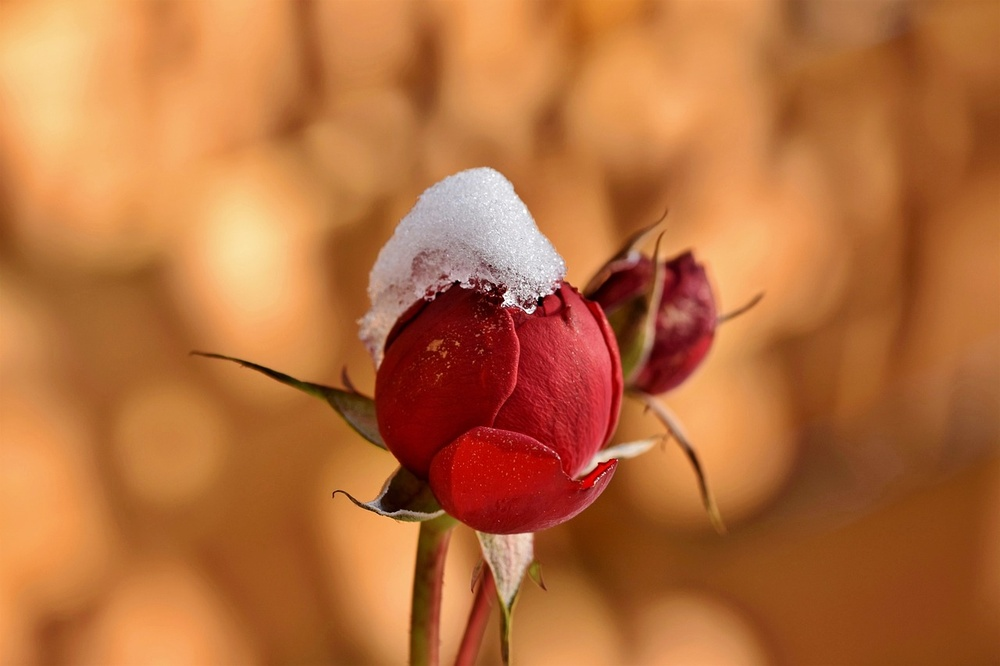
#> input picture @GETTING STARTED WITH OPENCV/reading_displaying_write_image_using_opencv/Python/test.jpg, 1000 x 666 px, shrunk from 1280 x 853 before the run
$ jupyter execute --allow-errors reading_displaying_images.ipynb
#> lines starting #> are read from the running program, lines starting #| are printed output that depends on the picture
## Reading an Image

The python libraries cv2 needed to be imported before reading an image.

[cell 1]
import cv2 # Import the OpenCV python library
from matplotlib import pyplot as plt
import requests
import numpy as np

[cell 2]
url = "https://cdn.pixabay.com/photo/2021/02/12/02/01/rosebud-6006985_1280.jpg"
#> (the rest of this cell did not finish here and is left out)

The function `cv2.imread()` is used to read an image. This function takes 2 arguments. The first argument is the image path. The image path can be just the name of the image if it is in the working directory else the full path needs to be specified.
The second argument is a flag that specifies the way the image should be read. There are 3 flag options.-
1. `cv2.IMREAD_COLOR` : Loads a color image. Any transparency of image will be neglected. It is the default flag.
2. `cv2.IMREAD_GRAYSCALE` : Loads image in grayscale mode.
3. `cv2.IMREAD_UNCHANGED` : Loads image as such including alpha channel.

These flags can be used directly instead of using the intergers 1, 0 and -1 respectively.

[cell 3]
img_color = cv2.imread('test.jpg', 1)
#> img_color is the input picture: shape (666, 1000, 3); mean B, G, R 60.1, 110.7, 183.8
img_grayscale = cv2.imread('test.jpg', 0)
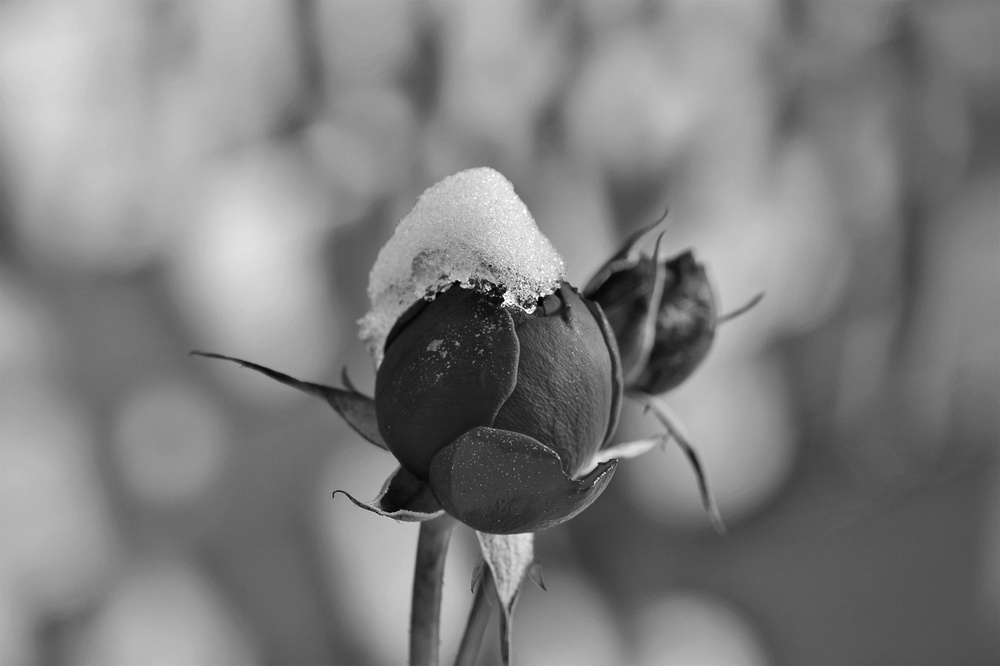
#> img_grayscale: shape (666, 1000); min 0, max 255, mean 126.8
img_unchanged = cv2.imread('test.jpg', -1)

We can check that the image is read as an array using the type() function. The below code also displays the shape of an image.

[cell 4]
print(f'Type of img_color:\t {type(img_color)}\n')
#| Type of img_color:	 <class 'numpy.ndarray'>
print(f'Shape of img_color:\t {img_color.shape}\n')
#| Shape of img_color:	 (666, 1000, 3)
print('Image structure (sample of 3x3):\n')
print(img_color[0:3,0:3]) # BGR (mav)
#| [[[ 68 142 230]
#|   [ 66 140 228]
#|   [ 67 141 229]]
#|  [[ 69 143 231]
#|   [ 67 141 229]
#|   [ 67 141 229]]
#|  [[ 72 146 234]
#|   [ 69 143 231]
#|   [ 67 144 230]]]

## Displaying an image
The function `cv2.imshow()` is used to display an image in a window. This function takes 2 arguments. The first argument is the window name (Specify unique window names to display multiple images) and the second argument is the image to be displayed.

`cv2.waitKey()` is a keyboard binding function. Its argument is the time in milliseconds. The function waits for specified milliseconds for any keyboard event. If you press any key in that time, the program continues. If 0 is passed, it waits indefinitely for a key stroke. It can also be set to detect specific key strokes like, if key a is pressed etc which we will discuss below.

`cv2.destroyAllWindows()` simply destroys all the windows we created. If you want to destroy any specific window, use the function `cv2.destroyWindow()` where you pass the exact window name as the argument.

All the OpenCV interactive fundtions won't work in any Jupyter/Colab notebook environment. So, we won't be able to use `cv2.imshow()` like the following here. We will Matplotlib instead.

The function `cv2.imshow()` opens a window displaying the image and therefore cannot be used in a Colab notebook. We can instead use matplotlib to display image in the notebook. To use matplotlib, we need to import the matplotlib library.

[cell 5]
### The below won't work ###
"""
cv2.imshow('color image',img_color)
cv2.imshow('grayscale image',img_grayscale)
cv2.imshow('unchanged image',img_unchanged)
"""

[cell 6]
# from matplotlib import pyplot as plt

The funtion `plt.imshow()` is used to specify the image to be displayed and the function plt.show() is used to display it.

To hide the tick values on x and y axis, the fuction `plt.axis("off")` can be used.

[cell 7]
plt.imshow(img_color)
plt.axis("off")
plt.show()

The displayed image isn't as expected. This happens because OpenCV represents RGB images as multi-dimensional NumPy array but in the reverse order. This means that images are actually represented in BGR order rather than RGB. This can be corrected by converting BGR to RGB.

[cell 8]
plt.axis("off")
imgrgb = cv2.cvtColor(img_color, cv2.COLOR_BGR2RGB)
plt.imshow(imgrgb)
plt.show()

[cell 9]
sx, sy, sz = imgrgb.shape
#> sx = 666; sy = 1000; sz = 3

# a 50x 50 square in the center of the image
imgcenter = imgrgb[sx//2-25:sx//2+25, sy//2-25:sy//2+25, :]
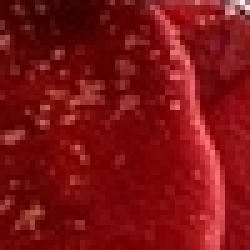
#> imgcenter: shape (50, 50, 3) (shown 5 times larger); mean R, G, B 126.3, 18, 20.3

plt.imshow(imgcenter)
plt.show()

[cell 10]
plt.imshow(cv2.cvtColor(img_grayscale, cv2.COLOR_BGR2RGB))
plt.axis("off")
plt.show()

[cell 11]
plt.imshow(cv2.cvtColor(img_unchanged, cv2.COLOR_BGR2RGB))
plt.axis("off")
plt.show()

## Writing an image
The function `cv2.imwrite()` is used to write an image.
It takes 2 arguments, first argument is the file name, second argument is the image you want to save. The below code will save the image in the working directory

[cell 12]
cv2.imwrite('grayscale.jpg',img_grayscale)
#> Out = True

[cell 13]
dos = cv2.imread(r'C:\Projects\cv\learnopencv\@GETTING STARTED WITH OPENCV\resources\dos.jpg', 0)
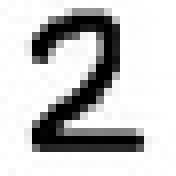
#> input picture @GETTING STARTED WITH OPENCV/resources/dos.jpg, 22 x 22 px, shrunk from 28 x 28 before the run, found by its file name (shown 8 times larger)
#> dos is the input picture: shape (22, 22); min 0, max 255, mean 199

[cell 14]
# invert the image (255 - pixel value)
dos = 255 - dos
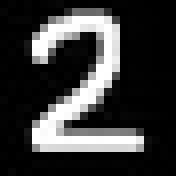
#> dos: shape (22, 22) (shown 8 times larger); min 0, max 255, mean 56

[cell 15]
plt.imshow(dos, cmap='gray')
# save the image
cv2.imwrite('dos.jpg',dos)
#> Out = True
